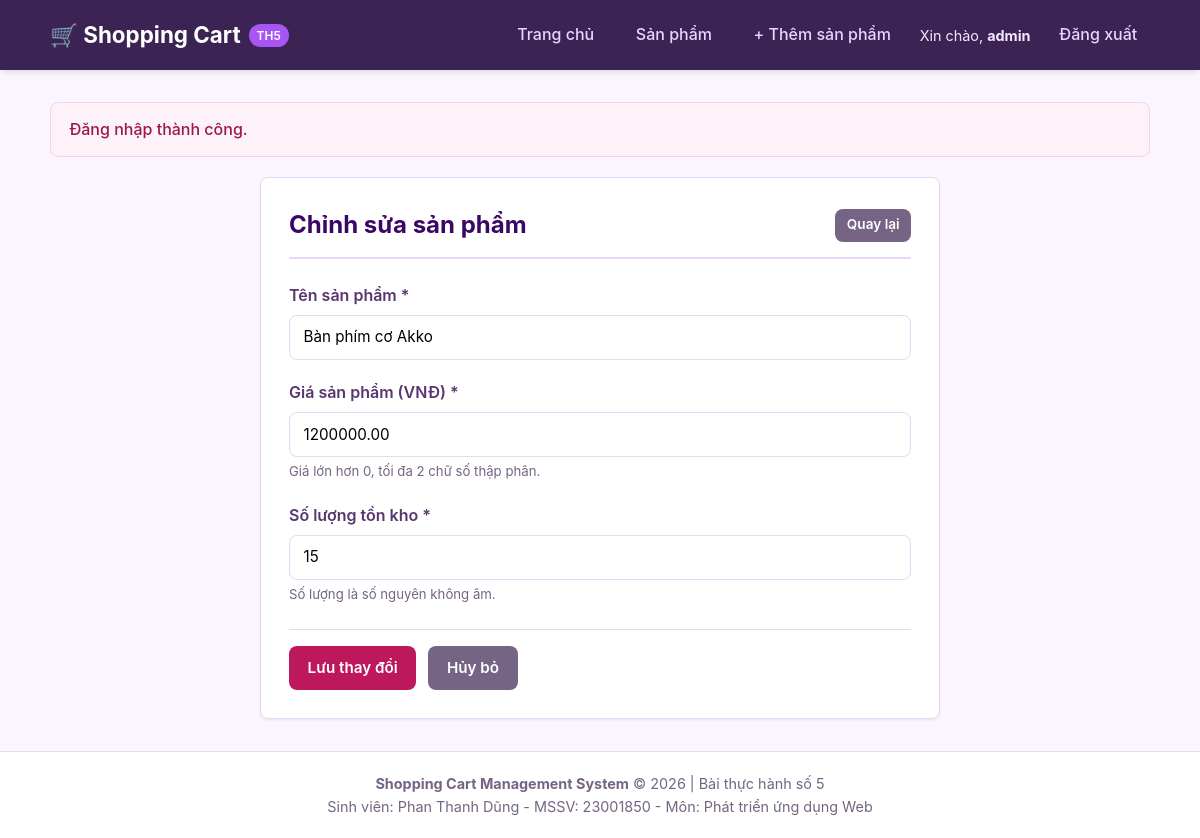
The app's page /product_edit.php?id=3 (signed in) with its own data.
### tables this page shows
CREATE TABLE IF NOT EXISTS `products` (
    `id` INT AUTO_INCREMENT PRIMARY KEY,
    `name` VARCHAR(100) NOT NULL,
    `price` DECIMAL(10,2) NOT NULL,
    `quantity` INT NOT NULL
);

### model/product.php (called while the page is built, shortened)
<?php
function getProductById($id) {
    $conn = getDbConnection();
    try {
        $stmt = $conn->prepare("SELECT * FROM products WHERE id = ?");
        $stmt->execute([(int)$id]);
        return $stmt->fetch();
    } catch (PDOException $e) {
        error_log("Lỗi trong getProductById: " . $e->getMessage());
        return false;
    }
}

### common/app.php (called while the page is built, shortened)
<?php
function h($value): string
{
    return htmlspecialchars((string)$value, ENT_QUOTES | ENT_SUBSTITUTE, 'UTF-8');
}

### view/product_form.php (the view, shortened to what this page needs)
<form method="post">
    <div class="form-group">
        <label for="name" class="form-label">Tên sản phẩm *</label>
        <input type="text" id="name" name="name" class="form-control" value="<?= h($name) ?>" maxlength="100" required>
    </div>
    <div class="form-group">
        <label for="price" class="form-label">Giá sản phẩm (VNĐ) *</label>
        <input type="number" id="price" name="price" class="form-control" value="<?= h($price) ?>" min="0.01" max="99999999.99" step="0.01" required>
        <p class="form-hint">Giá lớn hơn 0, tối đa 2 chữ số thập phân.</p>
    </div>
    <div class="form-group">
        <label for="quantity" class="form-label">Số lượng tồn kho *</label>
        <input type="number" id="quantity" name="quantity" class="form-control" value="<?= h($quantity) ?>" min="0" max="2147483647" step="1" required>
        <p class="form-hint">Số lượng là số nguyên không âm.</p>
    </div>
    <div class="form-actions">
        <button type="submit" class="btn btn-success"><?= h($submitLabel) ?></button>
        <a href="product_list.php" class="btn btn-secondary">Hủy bỏ</a>
    </div>
</form>

### assets/css/style.css (style rules this page uses)
:root { --primary-color: #7c3aed; --primary-hover: #6d28d9; --success-color: #be185d; --success-hover: #9d174d; --danger-color: #dc2626; --danger-hover: #b91c1c; --warning-color: #b45309; --warning-hover: #92400e; --bg-color: #faf5ff; --card-bg: #ffffff; --text-color: #3b2454; --text-muted: #756483; --border-color: #e9d5f5; --radius-md: 8px; --shadow-sm: 0 1px 3px rgba(0,0,0,0.08); --shadow-md: 0 4px 6px -1px rgba(0,0,0,0.08), 0 2px 4px -2px rgba(0,0,0,0.06); }
* { box-sizing: border-box; margin: 0; padding: 0; }
body { font-family: -apple-system, BlinkMacSystemFont, "Segoe UI", Roboto, "Helvetica Neue", Arial, sans-serif; background-color: var(--bg-color); color: var(--text-color); line-height: 1.6; display: flex; flex-direction: column; min-height: 100vh; }
.btn { display: inline-flex; align-items: center; gap: 0.4rem; padding: 0.55rem 1.1rem; font-size: 0.95rem; font-weight: 600; text-decoration: none; border-radius: var(--radius-md); border: 1px solid transparent; cursor: pointer; transition: all 0.2s ease; }
.btn-success { background-color: var(--success-color); color: #ffffff; }
.btn-secondary { background-color: #756483; color: #ffffff; }
.form-group { margin-bottom: 1.25rem; }
.form-label { display: block; font-weight: 600; margin-bottom: 0.4rem; color: #58366e; }
.form-control { width: 100%; padding: 0.6rem 0.85rem; font-size: 0.95rem; border: 1px solid var(--border-color); border-radius: var(--radius-md); background-color: #ffffff; transition: border-color 0.2s; }
.form-hint { font-size: 0.825rem; color: var(--text-muted); margin-top: 0.25rem; }
.form-actions { display: flex; gap: 0.75rem; margin-top: 1.5rem; padding-top: 1rem; border-top: 1px solid var(--border-color); }
button, input { font: inherit; }

### records on screen
products: name "Bàn phím cơ Akko", price "1200000.00", quantity "15"

### other values on screen
$user['username'] "admin"
$_SESSION[$key] "Đăng nhập thành công."
$submitLabel "Lưu thay đổi"
